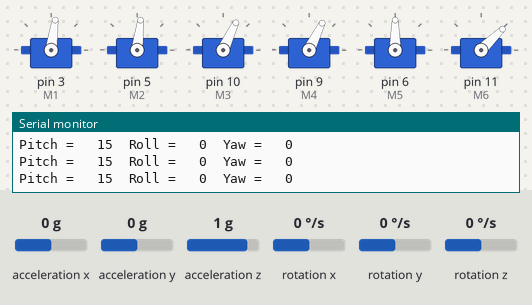
A sketch run on a simulated Arduino Uno, built with avr-gcc and run on an emulated ATmega328P. Shown: 6 × servo, the last lines printed to the serial monitor. The test bench sets the inputs (shaded band); at power-on: acceleration x 0 g, acceleration z 1 g, rotation x 0 °/s, rotation y 0 °/s, rotation z 0 °/s, acceleration y 0 g.

Above: at 6.4 s.
6.5 s: acceleration x set to -1.4 g
At 6.98 s:
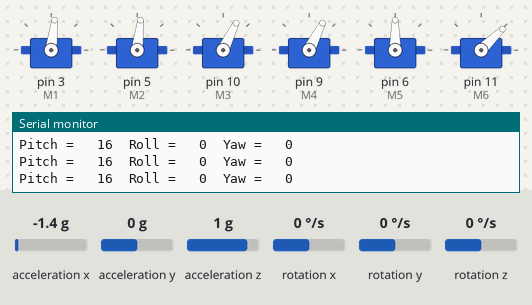
9.5 s: acceleration z set to -1.4 g
At 12.49 s:
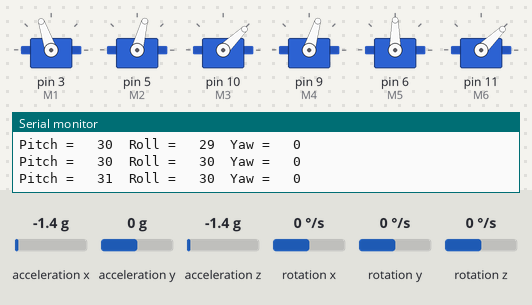
12.5 s: rotation x set to 192 °/s
At 13.4 s:
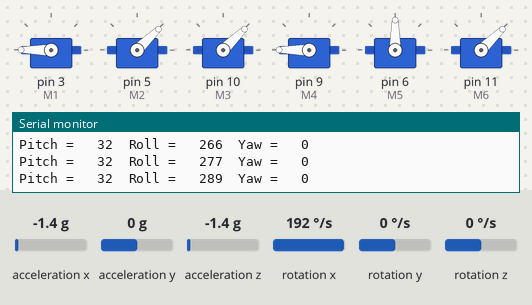
15.5 s: rotation x set to -192 °/s
At 18.12 s:
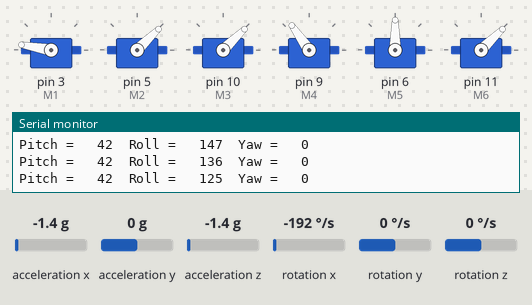
18.5 s: rotation y set to -192 °/s
21.5 s: rotation z set to 192 °/s
Timing chart, 0 to 24.1 s (numbered marks = the images above; inputs shaded):
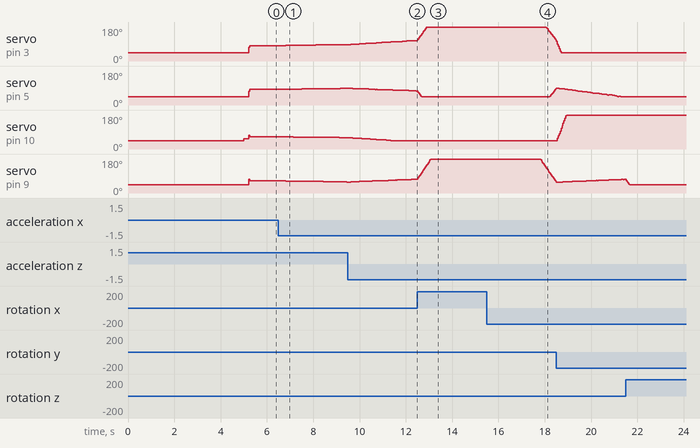

Measured:
- after the input at 6.5 s, servo on pin 3 (M1): moves from 82° to 87° over 2.3 s, starting after 0.32 s; servo on pin 5 (M2): moves from 83° to 88° over 2.0 s, starting after 0.65 s; servo on pin 10 (M3): moves from 65° to 59° over 2.6 s, starting after 0.32 s; servo on pin 9 (M4): moves from 64° to 58° over 2.6 s, starting after 0.32 s
- after the input at 15.5 s, servo on pin 3 (M1): moves from 180° to 112° over 0.40 s, starting after 2.6 s; servo on pin 5 (M2): 44° → 86° after 2.7 s; servo on pin 9 (M4): moves from 180° to 61° over 0.65 s, starting after 2.3 s

The sketch:

pegmotortester.ino
```cpp
#include <Servo.h>
#include <MPU6050.h>

long loop_timer;
unsigned long timer = 0;
float timeStep = 0.01;
float gpitch = 0, groll = 0, gyaw = 0;
float angle_pitch_output, angle_roll_output;
boolean set_gyro_angles;
int M1 = 3;
int M2 = 5;
int M3 = 10;
int M4 = 9;
int M5 = 6;
int M6 = 11;
int prevError  = 0;
int a  = 0,aT  = 0,b  = 0,bT  = 0,c  = 0,cT  = 0;
double p=0,i=0,d=0,cont=0;
unsigned long timeBetFrames = 0;
double PitchPID;

Servo Motor1,Motor2,Motor3,Motor4,Motor5,Motor6;
MPU6050 mpu;

void setup()
{
  Serial.begin(9600);
  while(!mpu.begin(MPU6050_SCALE_2000DPS, MPU6050_RANGE_2G))
  {
    Serial.println("Could not find a valid MPU6050 sensor, check wiring!");
    delay(500);
  }
  init_motors();
}

     double prop = 6,inte = 1,deriv = 3;

void loop()
{
   timer = millis();
   int *x;
   int *y;
   int *z;
   x = Axis_xyz();
   y = Axis_xyz()+1;
   z = Axis_xyz()+2;
   Serial.print("Pitch = \t");
   Serial.print(*x);
   Serial.print("\tRoll = \t");
   Serial.print(*y);
   Serial.print("\tYaw = \t");
   Serial.print(*z);
   Serial.println("");
   a = error(*x,0);
   b = error(*y,0);
   c = error(*z,0);
   aT += a;
   bT += b;
   cT += c;
  long  MP = pid(a,aT,prop,inte,deriv,timeBetFrames);
  long  MR = pid(b,bT,prop,inte,deriv,timeBetFrames);
  long  MY = pid(c,cT,prop,inte,deriv,timeBetFrames);
  //Serial.println(MP);
  int Throttle = 1300;
  FlightControl(Throttle,MP,MR,MY);
  //RunMotors(&Motor3,1100);
  timeBetFrames = millis() - timer;
  delay((timeStep*4000) - timeBetFrames);
}
//-------------------------------------------------------------------------------------------------------------
/*
 *                                                 FUNCTIONS
 */
//-------------------------------------------------------------------------------------------------------------
/*
 *                                   CALCULATING THE ERROR FOR BOTH POSITION AND ANGLE
 */
int error(int a, int b)
{
    int c;
    c = a - b;
    return(c);
}
/*
 *   CALCULATING THE PID GAIN VALUES
 */
double pid(int InputError,int InputErrorTotal,double Kp,double Ki,double Kd,unsigned long timeBetFrames)
{
    p = InputError*Kp;
    //i = InputErrorTotal*Ki*timeBetFrames;
    i = 0;
    d = (Kd*(InputError-prevError))/timeBetFrames;
    prevError = InputError;
    cont = p + i + d;
    return(cont);
}
/*
 *                                    CONTROLLING THE MOTORS
 */
void RunMotors(Servo* Motor,int Gain)
{
    int x = 0;
    if(Gain > 2000)
    {
        x = 2000;                      // Actuator Limit Saturation
    }
    if(Gain < 1000)
    {
        x = 1000;                      // Actuator Limit Saturation
    }
    else
    {
        x = Gain;              // add the PID gain to the initial velocity
    }
    Motor->writeMicroseconds(x);
}
/*
 *                                    INITIALISING THE MOTORS
 */
void init_motors()
{
  mpu.calibrateGyro();
  mpu.setThreshold(10);
  Motor1.attach(M1);
  Motor2.attach(M2);
  Motor3.attach(M3);
  Motor4.attach(M4);
  Motor5.attach(M5);
  Motor6.attach(M6);
  RunMotors(&Motor1,1000);
  RunMotors(&Motor2,1000);
  RunMotors(&Motor3,1000);
  RunMotors(&Motor4,1000);
  RunMotors(&Motor6,1000);
  RunMotors(&Motor6,1000);
  delay(5000);
  RunMotors(&Motor3,1100);
  mpu.calibrateGyro();
  delay(200);
}
/*
 *   RUN MOTORS
 */
void FlightControl(int v,int x,int y,int z)
{
  RunMotors(&Motor1,v+x+y+z);
  RunMotors(&Motor2,v+x-y-z);
  RunMotors(&Motor3,v-x-y+z);
  RunMotors(&Motor4,v-x+y-z);
}
void PitchControl(int x,int y)
{
  RunMotors(&Motor1,y+x);
  RunMotors(&Motor2,y+x);
  RunMotors(&Motor3,y-x);
  RunMotors(&Motor4,y-x);
}
void RollControl(int x,int y)
{
  RunMotors(&Motor1,y+x);
  RunMotors(&Motor2,y-x);
  RunMotors(&Motor3,y-x);
  RunMotors(&Motor4,y+x);
}
void YawControl(int x,int y)
{
  RunMotors(&Motor1,y+x);
  RunMotors(&Motor2,y-x);
  RunMotors(&Motor3,y+x);
  RunMotors(&Motor4,y-x);
}
/*
 *   CALCULATING THE AXIS VALUES
 */
int *Axis_xyz()
{
  static int Axis[3];
  Vector norm = mpu.readNormalizeGyro();
   Vector normAccel = mpu.readNormalizeAccel();
   gpitch = gpitch + norm.YAxis * timeStep;
   groll = groll + norm.XAxis * timeStep;
   gyaw = gyaw + norm.ZAxis * timeStep;
   int Pitch = -(atan2(normAccel.XAxis, sqrt(normAccel.YAxis*normAccel.YAxis + normAccel.ZAxis*normAccel.ZAxis))*180.0)/M_PI;
   int Roll = (atan2(normAccel.YAxis, normAccel.ZAxis)*180.0)/M_PI;
   if(set_gyro_angles)
   {                                                 //If the IMU is already started
     gpitch = gpitch * 0.9996 + Pitch * 0.0004;     //Correct the drift of the gyro pitch angle with the accelerometer pitch angle
     groll = groll * 0.9996 + Roll * 0.0004;        //Correct the drift of the gyro roll angle with the accelerometer roll angle
   }
   else
   {                                                                //At first start
     gpitch = Pitch;                                     //Set the gyro pitch angle equal to the accelerometer pitch angle
     groll = Roll;                                       //Set the gyro roll angle equal to the accelerometer roll angle
     set_gyro_angles = true;                                            //Set the IMU started flag
   }
   //To dampen the pitch and roll angles a complementary filter is used
   angle_pitch_output = angle_pitch_output * 0.9 +  gpitch * 0.1;   //Take 90% of the output pitch value and add 10% of the raw pitch value
   angle_roll_output = angle_roll_output * 0.9 +  groll * 0.1;      //Take 90% of the output roll value and add 10% of the raw roll value
   Axis[0] = gpitch*2 + 15;
   Axis[1] = groll*2;
   Axis[2] = gyaw*2;
   return(Axis);
}
```
